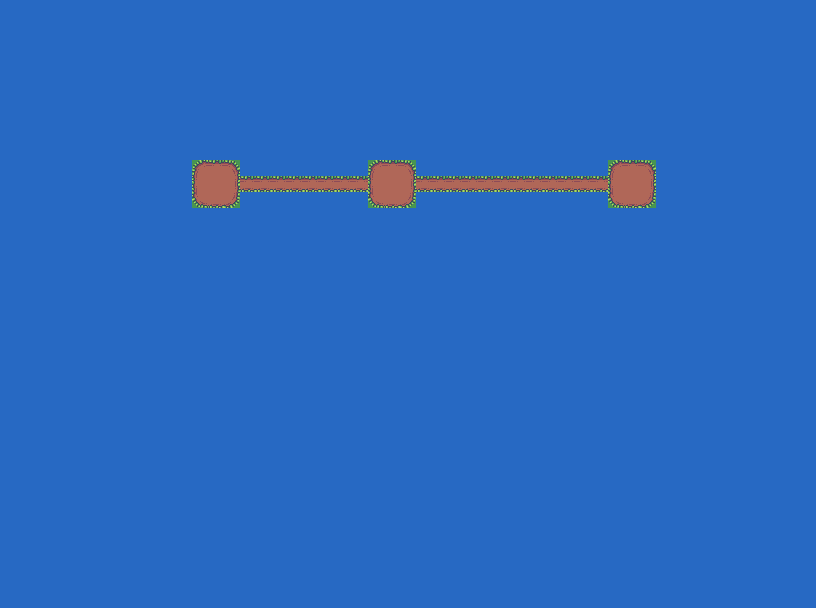

This game map was drawn from its Tiled (.tmx) file and the tilesets committed beside it. A one-line description and the trimmed map source follow:
An orthogonal 51x38 tile map with 16x16 px tiles, 1 tile layer (Kachelebene 1) and 15 objects (3x level, 3x text, 2x path, start, level1, ...).

<map version="1.0" orientation="orthogonal" renderorder="right-down" width="51" height="38" tilewidth="16" tileheight="16" nextobjectid="47">
 <tileset firstgid="1" name="tiles" tilewidth="16" tileheight="16" tilecount="663" columns="51">
  <image source="../map_tiles/world/tiles.png" width="816" height="208" />
 </tileset>
 <layer name="Kachelebene 1" width="51" height="38">
  <data>[1938 cells, 1938 non-empty, 13 distinct tile ids]</data>
 </layer>
 <objectgroup name="checkpoints">
  <object id="10" name="start" x="208" y="176" width="16" height="16" />
  <object id="12" name="level" x="384" y="176" width="16" height="16" />
  <object id="13" name="level" x="208" y="176" width="16" height="16" />
  <object id="16" name="level" x="624" y="176" width="16" height="16" />
 </objectgroup>
 <objectgroup name="levels">
  <object id="21" name="level1" x="192" y="160" width="48" height="48" />
  <object id="22" name="level2" x="368" y="160" width="48" height="48" />
  <object id="23" name="level3" x="608" y="160" width="48" height="48" />
 </objectgroup>
 <objectgroup name="paths">
  <object id="30" name="path" x="416" y="176" width="192" height="16" />
  <object id="31" name="path" x="240" y="176" width="128" height="16" />
 </objectgroup>
 <objectgroup name="text">
  <object id="37" name="text" x="192.5" y="128" width="32" height="16" />
  <object id="38" name="text" x="369" y="129" width="24.5" height="16" />
  <object id="39" name="text" x="607.5" y="133.5" width="27" height="16" />
 </objectgroup>
 <objectgroup name="lives">
  <object id="43" name="lifecount" x="139.455" y="37.6364" width="48" height="16" />
  <object id="45" name="lifex" x="101.273" y="40.1818" width="16" height="16" />
  <object id="46" name="lifesymbol" x="48" y="32" width="16" height="16" />
 </objectgroup>
</map>
